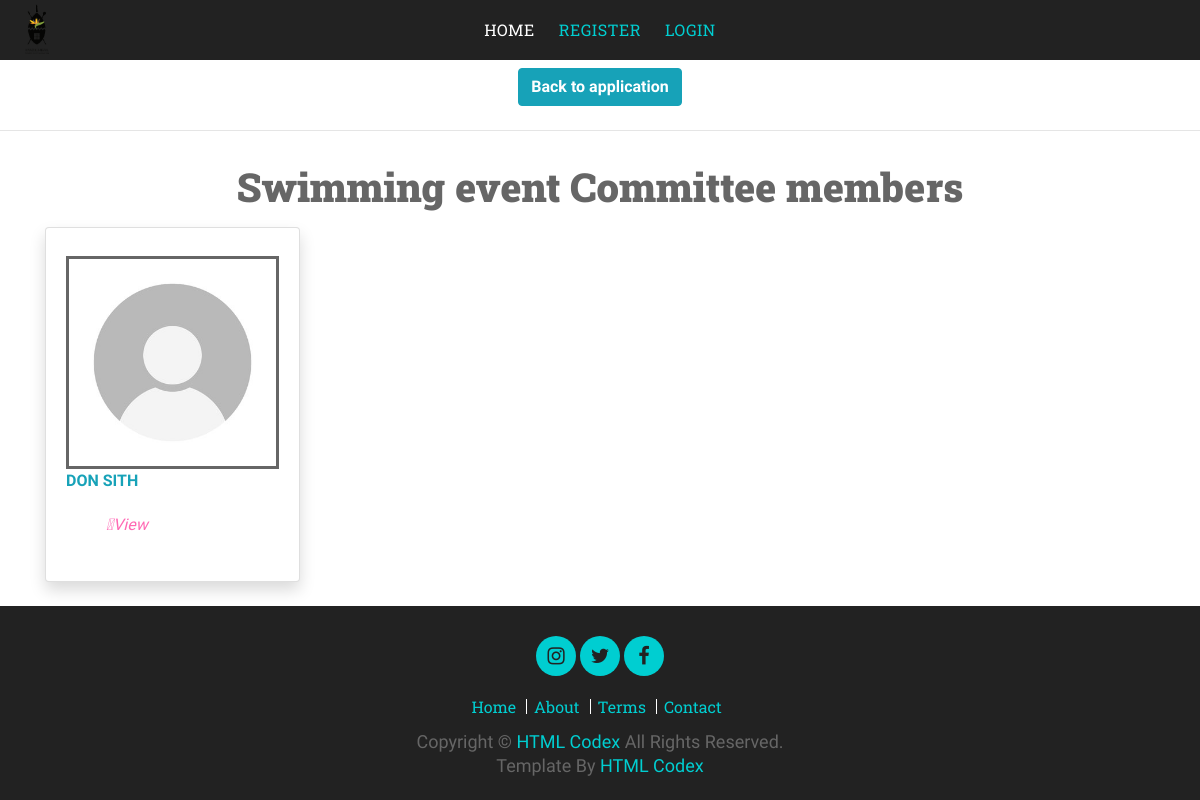
The page /Committee/23 on the database its author committed.
### MyApp/models.py (models this page shows)
class Application(models.Model):
    ApplicationId = models.AutoField(primary_key=True)
    user = models.ForeignKey(User,blank=True,null=True,on_delete=models.CASCADE)
    FederationPersonel = models.ForeignKey(FederationPersonel,blank=True,null=True,on_delete=models.CASCADE)
    EventName = models.CharField(max_length=255)
    StartDate = models.DateTimeField(max_length=255)
    EndDate = models.DateTimeField(max_length=255)
    HostCity = models.CharField(max_length=255)
    HostProvince =models.CharField(max_length=255)
    ReportSubmitAgreement = models.BooleanField(default=False)
    NumberOfTeam = models.IntegerField()
    MethodOfSelection = models.CharField(max_length=255)
    SelectionApprovedDate = models.DateField(max_length=255)
    TravelDateTime = models.DateTimeField(max_length=255)
    ModeOfTravel = models.CharField(max_length=255)
    CodeOfConductAcceped = models.BooleanField(default=False)
    RegulationsInterestDeclaration  = models.CharField(max_length=300, default='NotProvided')
    RegulationsInterestDeclaration  = models.CharField(max_length=300, default='NotProvided')
    SelectionCriteriaProtocols = models.CharField(max_length=300, default='NotProvided')
    GeneralRegulationSelectionProcedure  =models.CharField(max_length=300, default='NotProvided')
    DocumentationOfSelectionSubmitted = models.CharField(max_length=300, default='NotProvided')
    TeamOfficialDuties = models.CharField(max_length=300, default='NotProvided')
    AcceptanceOfTeamAppointment = models.CharField(max_length=300, default='NotProvided')
    HighPerformancePlan = models.CharField(max_length=300, default='NotProvided')
    EventInvitation  = models.CharField(max_length=300, default='NotProvided')
    ApplicationDate  = models.DateTimeField(default=datetime.now())
    Step = models.CharField(max_length=255, default='start')
    ApplicationStatus = models.CharField(max_length=255, default='Oncreate')
    isHistory = models.BooleanField(default=False)
    DateCreated = models.DateTimeField(default=datetime.now())
    DeclineReason = models.TextField(blank=True, null=True)
    CancelReason = models.TextField(blank=True, null=True)
    ApparelLetters = models.CharField(max_length=300, blank=True, null=True)

class CommitteeMember(models.Model):
    CommitteeMemberId = models.AutoField(primary_key=True)
    application = models.ForeignKey(Application,blank=True,null=True,on_delete=models.CASCADE)
    FirstName = models.CharField(max_length=255)
    Surname = models.CharField(max_length=255)
    Gender = models.CharField(max_length=255)
    Email = models.CharField(max_length=255, default="email")
    PhoneNumber = models.CharField(max_length=255, default="number")
    City = models.CharField(max_length=255, default="city")
    Province = models.CharField(max_length=255, default="province")

### MyApp/views.py (the view)
# urls.py: path('Committee/<int:applicationId>', views.Committee, name="Committee"),
def Committee(request, applicationId):
    application = get_object_or_404(Application,pk = applicationId)
    commitee = CommitteeMember.objects.filter(application = application)
    if request.method =='GET':
        return render(request, 'MyApp/Committee.html', {"application":application, "commitee":commitee})

### MyApp/templates/MyApp/Committee.html (shortened to what this page needs)
{% extends "MyApp/base.html" %}
{% block content %}
    {% load static %}
    <div class="row"  style="display:flex;justify-content:center">
        <div style="padding:0.5rem;">
            <a href="{% url 'Application_review' applicationId=application.ApplicationId  %}" title="" class="btn btn-info">
                <b>
                    Back to application
                </b>
            </a>
        </div>
    </div>
    <hr/>
    <div class="container" style="display:flex;justify-content:center; padding:1rem">
        <h1><b> {{application.EventName}} Committee members</b></h1>
    </div>
    <div class="container">
        <div class="row">
            {% if commitee %}
                {% for CommitteeMember in commitee %}
                    <div class="col-xl-3 col-md-6 mb-4">
                        <div class="card border-left-primary shadow h-100 py-2">
                            <div class="card-body">
                                <div class="row no-gutters align-items-center" style="display:flex;justify-content:center">
                                    <img style="width:inherit; width:100%;border:solid;max-height:320px" src="{% static 'manageProfile/images/DefaultProfile.jpg'%}"/>
                                </div>
                                <div class="row no-gutters align-items-center">
                                    <div class="col mr-2" style="display:flex; justify-content: space-between;">
                                        <div class="text-xs font-weight-bold text-info text-uppercase mb-1" >
                                            {{ CommitteeMember.FirstName}} {{CommitteeMember.Surname}}
                                        </div>
                                    </div>
                                </div>
                                <div class="row no-gutters align-items-center" style="padding:1rem">
                                    <div class="col-auto"  styl="display:flex; justify-content:space-between;align-content:center;color: #FF69B4;justify-content:center" >
                                            {% if user.is_superuser != True %}
                                                <a style="color: #FF69B4;padding:0.5rem" href="{% url 'update_CommiteeMember' CommitteeMemberId=CommitteeMember.CommitteeMemberId %}" style="padding:5px"></a>
                                            {% endif %}
                                            <a href="{% url 'CommitteeMemberDetails' committeeMemberId=CommitteeMember.CommitteeMemberId %}" style="color: #FF69B4;padding:0.5rem"><i class="fas fa-eye view-icon">View</i></a>
                                        </div>
                                </div>
                            </div>
                        </div>
                    </div>
                {% endfor%}
            {%endif%}
        </div>
    </div>
{% endblock %}

### MyApp/static/test/css/hover-style.css (style rules this page uses)
body { background-color:#f1f1f2 }

### MyApp/static/test/css/style.css (style rules this page uses)
* { box-sizing: border-box; }
body { color: #666; font-family: 'Raleway', sans-serif; font-weight: 400; background: #ffffff; }
a { color: #222222; transition: 0.5s; }
h1, h2, h3, h4, h5, h6 { font-family: 'Roboto Slab', serif; margin: 0; padding: 0; color: #666; font-weight: 700; }

### rows shown on the page
Application: EventName "Swimming event"
CommitteeMember: FirstName "DON", Surname "SITH"
